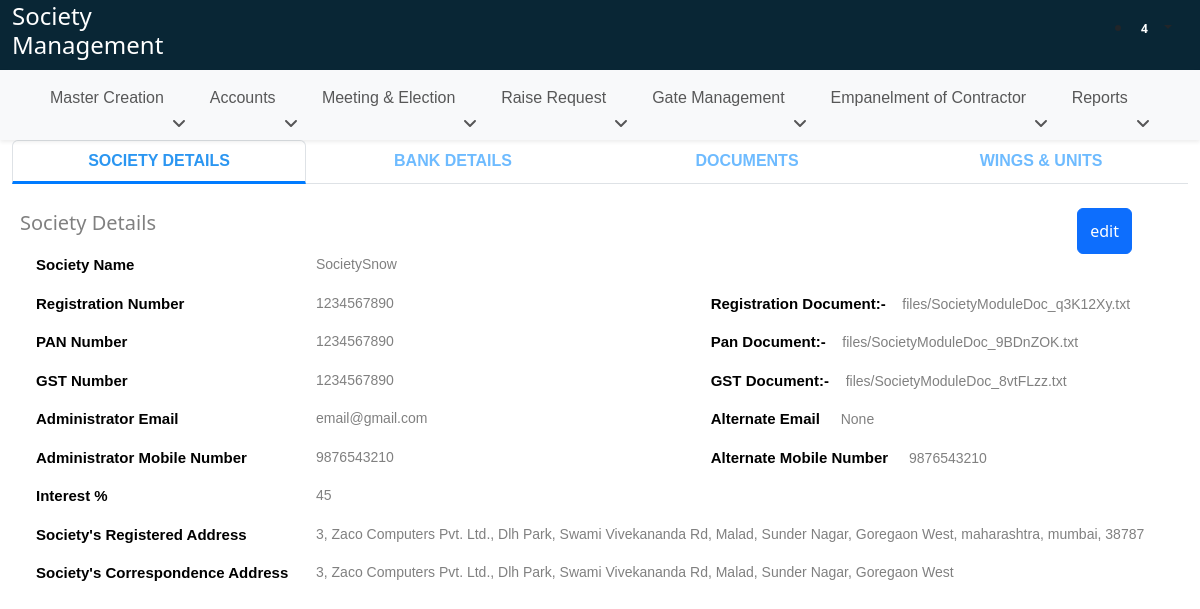
Page /society-details-view/ on the committed database.
### Society/models.py (models this page shows)
class SocietyCreation(models.Model):
    society_name = models.CharField(max_length=200)
    admin_email = models.EmailField(null=True, blank=True)
    alternate_email = models.EmailField(null=True, blank=True)
    admin_mobile_number = models.CharField(max_length=10, null=True, blank=True)
    alternate_mobile_number = models.CharField(max_length=10, null=True, blank=True)
    registration_number = models.CharField(max_length=200, null=True, blank=True)
    registration_doc = models.FileField(upload_to='files/', null=True, blank=True)
    pan_number = models.CharField(max_length=200, null=True, blank=True)
    pan_number_doc = models.FileField(upload_to='files/', null=True, blank=True)
    gst_number = models.CharField(max_length=200, null=True, blank=True)
    gst_number_doc = models.FileField(upload_to='files/', null=True, blank=True)
    interest = models.CharField(max_length=100, null=True, blank=True)
    society_reg_address = models.TextField(null=True, blank=True)
    society_city = models.CharField(max_length=100, null=True, blank=True)
    socity_state = models.CharField(max_length=100, null=True, blank=True)
    pin_code = models.CharField(max_length=100, null=True, blank=True)
    society_corr_reg_address = models.TextField(null=True, blank=True)
    society_corr_city = models.CharField(max_length=100, null=True, blank=True)
    socity_corr_state = models.CharField(max_length=100, null=True, blank=True)
    pin_corr_code = models.CharField(max_length=100, null=True, blank=True)
    completion_cert = models.FileField(upload_to='files/', null=True, blank=True)
    occupancy_cert = models.FileField(upload_to='files/', null=True, blank=True)
    deed_of_conveyance = models.FileField(upload_to='files/', null=True, blank=True)
    society_by_law = models.FileField(upload_to='files/', null=True, blank=True)
    soc_other_document = models.FileField(upload_to='files/', null=True, blank=True)
    soc_other_document_spec = models.CharField(max_length=100, null=True, blank=True)

### Society/views.py (the view)
# urls.py: path('society-details-view/', views.society_details_view, name="society_details_view"),
def society_details_view(request):
    soc_object = SocietyCreation.objects.all().values()
    soc_bank_object = SocietyBankCreation.objects.all().values()
    soc_other_document_object = SocietyDocumentCreation.objects.all().values()
    soc_document_object = SocietyCreation.objects.values("completion_cert", "occupancy_cert", "deed_of_conveyance", "society_by_law")
    soc_wing_flat_object = SocietyUnitFlatCreation.objects.all().values()
    wing = SocietyUnitFlatCreation.objects.all().values_list("unit", flat=True).distinct()
    wing_flat_list = []
    for w in wing:
        flats = list(SocietyUnitFlatCreation.objects.filter(unit=w).values_list("flat", flat=True))
        result_tuple = (w, flats)
        wing_flat_list.append(result_tuple)
        print("Result Tuple:", result_tuple)
    print("wing_flat_list==========", wing_flat_list)
    return render(request, "society_details_view.html", {
        "soc_object": soc_object, "soc_bank_object": soc_bank_object,
        "soc_other_document_object": soc_other_document_object,
        "soc_document_object": soc_document_object,
        "soc_wing_flat_object": soc_wing_flat_object,
        "wing_flat_list": wing_flat_list
        })

### templates/society_details_view.html (shortened to what this page needs)
{% extends 'base.html' %}
{% load static %}
{% block body %}
<div class="container-fluid">
    <ul class="nav nav-justified aaa nav-tabs" id="myTab" role="tablist">
        <li class="nav-item " role="presentation">
            <button class="nav-link abc active" id="home-tab" data-bs-toggle="tab" data-bs-target="#home-tab-pane"
                type="button" role="tab" aria-controls="home-tab-pane" aria-selected="true">Society Details</button>
        </li>
        <li class="nav-item" role="presentation">
            <button class="nav-link abc" id="profile-tab" data-bs-toggle="tab" data-bs-target="#profile-tab-pane"
                type="button" role="tab" aria-controls="profile-tab-pane" aria-selected="false">Bank Details</button>
        </li>
        <li class="nav-item" role="presentation">
            <button class="nav-link abc" id="contact-tab" data-bs-toggle="tab" data-bs-target="#contact-tab-pane"
                type="button" role="tab" aria-controls="contact-tab-pane" aria-selected="false">Documents</button>
        </li>
        <li class="nav-item" role="presentation">
            <button class="nav-link abc" id="wing-tab" data-bs-toggle="tab" data-bs-target="#wing-tab-pane"
                type="button" role="tab" aria-controls="wing-tab-pane" aria-selected="false">Wings & Units</button>
        </li>
    </ul>
</div>
<div class="container-fluid">
    <div class="tab-content" id="myTabContent">
        <div class="tab-pane fade show active" id="home-tab-pane" role="tabpanel" aria-labelledby="home-tab"
            tabindex="0">
            <div class="row mt-3 p-2">
                <div class="d-flex">
                    <p class="lead">Society Details</p>
                    <button type="button" class="btn btn-primary ms-auto me-5" data-bs-toggle="modal"
                        data-bs-target="#editSocietyDetails">edit</button>
                </div>
                {% for item in soc_object %}
                <div class="col-3">
                    <p class="ms-3 view-label">Society Name</p>
                </div>
                <div class="col-9">
                    <p class="view-inps">{{item.society_name}}</p>
                </div>
                <div class="col-3">
                    <p class="ms-3 view-label">Registration Number</p>
                </div>
                <div class="col-4">
                    <p class="view-inps">{{item.registration_number}}</p>
                </div>
                <div class="col-5">
                    <p class="view-label">Registration Document:-&nbsp;&nbsp;&nbsp; <span class="hovme view-inps">
                            {{item.registration_doc}}</span></p>
                </div>
                <div class="col-3">
                    <p class="ms-3 view-label">PAN Number</p>
                </div>
                <div class="col-4">
                    <p class="view-inps">{{item.pan_number}}</p>
                </div>
                <div class="col-5">
                    <p class="view-label">Pan Document:-&nbsp;&nbsp;&nbsp; <span class="hovme view-inps">
                            {{item.pan_number_doc}}</span></p>
                </div>
                <div class="col-3">
                    <p class="ms-3 view-label">GST Number</p>
                </div>
                <div class="col-4">
                    <p class="view-inps">{{item.gst_number}}</p>
                </div>
                <div class="col-5">
                    <p class="view-label">GST Document:-&nbsp;&nbsp;&nbsp; <span
                            class="hovme view-inps">{{item.gst_number_doc}}</span></p>
                </div>
                <div class="col-3">
                    <p class="ms-3 view-label">Administrator Email</p>
                </div>
                <div class="col-4">
                    <p class="view-inps">{{item.admin_email}}</p>
                </div>
                <div class="col-5">
                    <p class="view-label">Alternate Email &nbsp;&nbsp;&nbsp; <span
                            class="hovme view-inps">{{item.alternate_email}}</span></p>
                </div>
                <div class="col-3">
                    <p class="ms-3 view-label">Administrator Mobile Number</p>
                </div>
                <div class="col-4">
                    <p class="view-inps">{{item.admin_mobile_number}}</p>
                </div>
                <div class="col-5">
                    <p class="view-label">Alternate Mobile Number &nbsp;&nbsp;&nbsp; <span
                            class="hovme view-inps">{{item.alternate_mobile_number}}</span></p>
                </div>
                <div class="col-3">
                    <p class="ms-3 view-label">Interest %</p>
                </div>
                <div class="col-9">
                    <p class="view-inps">{{item.interest}}</p>
                </div>
                <div class="col-3">
                    <p class="ms-3 view-label">Society's Registered Address</p>
                </div>
                <div class="col-9">
                    <p class="view-inps">{{item.society_reg_address}}, {{item.socity_state}}, {{item.society_city}},
                        {{item.pin_code}}</p>
                </div>
                <div class="col-3">
                    <p class="ms-3 view-label">Society's Correspondence Address</p>
                </div>
                <div class="col-9">
                    <p class="view-inps">{{item.society_corr_reg_address}}</p>
                </div>
            </div>
            {% endfor %}
        </div>
    </div>
</div>
{% endblock body %}

### static/css/society_common.css (style rules this page uses)
* { margin: 0; padding: 0 }
p { color: grey }
.abc { text-transform: uppercase; font-weight: bold; color: #6ebbff; font-family: 'Calibri', sans-serif; }
.abc.active { border-bottom: 3px solid #007BFF !important; font-weight: bold; color: #2b96f1 !important; }
.hovme { cursor: pointer; }
.view-label { color: #000; font-weight: bold; font-size: 15px; font-family:"Calibri", sans-serif; }
.view-inps { color: grey; font-size: 14px; font-family:"Calibri", sans-serif; font-weight: normal; }
* { box-sizing: border-box; margin: 0; padding: 0; }

### rows in the picture
SocietyCreation: society_name "SocietySnow", registration_number "1234567890", registration_doc "files/SocietyModuleDoc_q3K12Xy.txt", pan_number "1234567890", pan_number_doc "files/SocietyModuleDoc_9BDnZOK.txt", gst_number "1234567890", gst_number_doc "files/SocietyModuleDoc_8vtFLzz.txt", admin_email "email@gmail.com", alternate_email "None", admin_mobile_number "9876543210", alternate_mobile_number "9876543210", interest "45", society_reg_address "3, Zaco Computers Pvt. Ltd., Dlh Park, Swami Vivekananda Rd, Malad, Sunder Nagar, Goregaon West", socity_state "maharashtra", society_city "mumbai", pin_code "38787", society_corr_reg_address "3, Zaco Computers Pvt. Ltd., Dlh Park, Swami Vivekananda Rd, Malad, Sunder Nagar, Goregaon West"
